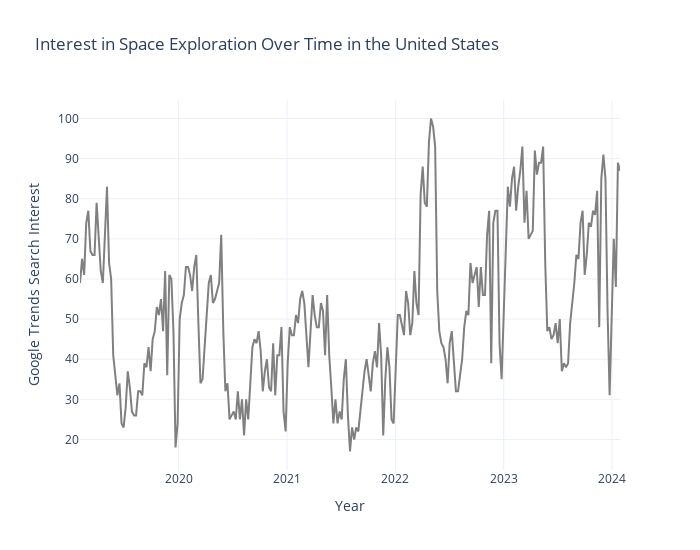

The notebook cell this image was saved under:
### Code cell
# make sure date is correct
google_trends['Week'] = pd.to_datetime(google_trends['Week'])

# create figure
fig = go.Figure()
fig.add_trace(go.Scatter(x=google_trends['Week'], y=google_trends['space exploration: (United States)'], mode='lines', name='Space Exploration Interest', line=dict(color='gray')))


# format
fig.update_layout(title='Interest in Space Exploration Over Time in the United States',
                  xaxis_title='Year',
                  yaxis_title='Google Trends Search Interest',
                  template='plotly_white',
                  width=700,  
                  height=550) 

# save and show
fig.write_html('../../docs_source/images/results/space_exploration_google_trends_plot.html')

fig.show()

### Figure 1 — Plotly figure (JSON) as saved in the notebook; plotly's stock layout.template omitted (floating-point values rounded to 4 significant figures; data arrays with more than 128 entries replaced by an {"elided": "..."} marker saying what was removed)
{"data": [{"line": {"color": "gray"}, "mode": "lines", "name": "Space Exploration Interest", "type": "scatter", "x": {"elided": "261 str values"}, "y": {"elided": "261 int values"}}], "layout": {"height": 550, "title": {"text": "Interest in Space Exploration Over Time in the United States"}, "width": 700, "xaxis": {"title": {"text": "Year"}}, "yaxis": {"title": {"text": "Google Trends Search Interest"}}}}
